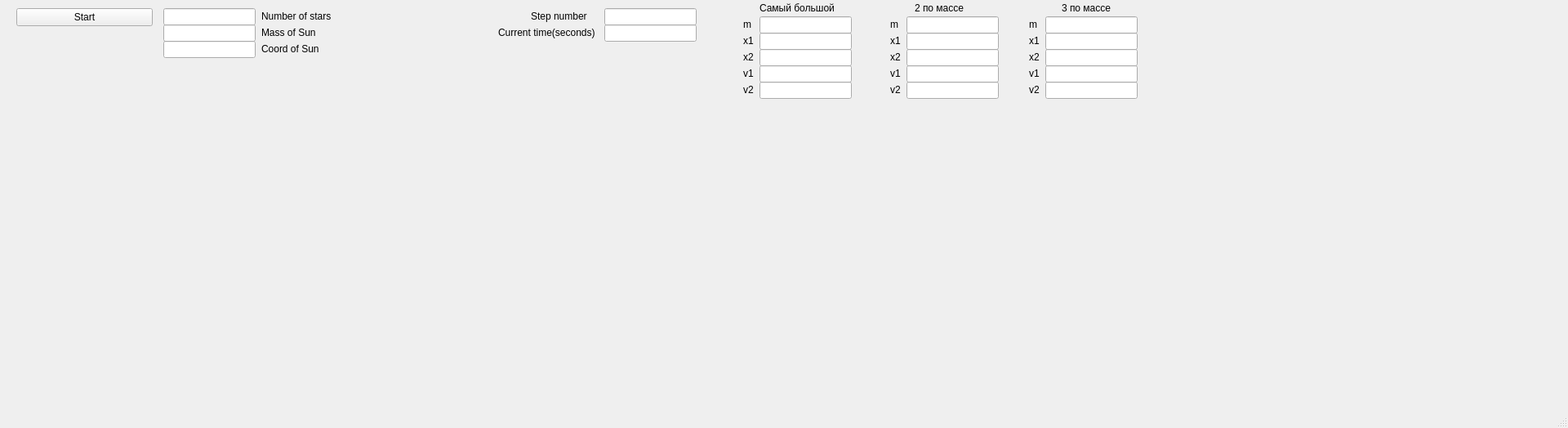
<?xml version="1.0" encoding="UTF-8"?>
<ui version="4.0">
 <class>MainWindow</class>
 <widget class="QMainWindow" name="MainWindow">
  <property name="windowModality">
   <enum>Qt::NonModal</enum>
  </property>
  <property name="geometry">
   <rect>
    <x>0</x>
    <y>0</y>
    <width>1920</width>
    <height>524</height>
   </rect>
  </property>
  <property name="windowTitle">
   <string>MainWindow</string>
  </property>
  <widget class="QWidget" name="centralwidget">
   <widget class="QPushButton" name="pushButtonStart">
    <property name="geometry">
     <rect>
      <x>20</x>
      <y>10</y>
      <width>167</width>
      <height>22</height>
     </rect>
    </property>
    <property name="mouseTracking">
     <bool>true</bool>
    </property>
    <property name="text">
     <string>Start</string>
    </property>
    <property name="checkable">
     <bool>false</bool>
    </property>
   </widget>
   <widget class="QLineEdit" name="lineEdit">
    <property name="geometry">
     <rect>
      <x>200</x>
      <y>10</y>
      <width>113</width>
      <height>21</height>
     </rect>
    </property>
   </widget>
   <widget class="QLineEdit" name="lineEdit_2">
    <property name="geometry">
     <rect>
      <x>200</x>
      <y>30</y>
      <width>113</width>
      <height>21</height>
     </rect>
    </property>
   </widget>
   <widget class="QLineEdit" name="lineEdit_3">
    <property name="geometry">
     <rect>
      <x>200</x>
      <y>50</y>
      <width>113</width>
      <height>21</height>
     </rect>
    </property>
   </widget>
   <widget class="QLabel" name="label">
    <property name="geometry">
     <rect>
      <x>320</x>
      <y>10</y>
      <width>111</width>
      <height>20</height>
     </rect>
    </property>
    <property name="text">
     <string>Number of stars</string>
    </property>
   </widget>
   <widget class="QLabel" name="label_2">
    <property name="geometry">
     <rect>
      <x>320</x>
      <y>30</y>
      <width>81</width>
      <height>20</height>
     </rect>
    </property>
    <property name="text">
     <string>Mass of Sun</string>
    </property>
   </widget>
   <widget class="QLabel" name="label_3">
    <property name="geometry">
     <rect>
      <x>320</x>
      <y>50</y>
      <width>91</width>
      <height>20</height>
     </rect>
    </property>
    <property name="text">
     <string>Coord of Sun</string>
    </property>
   </widget>
   <widget class="QLabel" name="label_4">
    <property name="geometry">
     <rect>
      <x>650</x>
      <y>10</y>
      <width>91</width>
      <height>20</height>
     </rect>
    </property>
    <property name="text">
     <string>Step number</string>
    </property>
   </widget>
   <widget class="QLabel" name="label_5">
    <property name="geometry">
     <rect>
      <x>610</x>
      <y>30</y>
      <width>151</width>
      <height>20</height>
     </rect>
    </property>
    <property name="text">
     <string>Current time(seconds)</string>
    </property>
   </widget>
   <widget class="QLineEdit" name="lineEdit_4">
    <property name="geometry">
     <rect>
      <x>740</x>
      <y>10</y>
      <width>113</width>
      <height>21</height>
     </rect>
    </property>
   </widget>
   <widget class="QLineEdit" name="lineEdit_5">
    <property name="geometry">
     <rect>
      <x>740</x>
      <y>30</y>
      <width>113</width>
      <height>21</height>
     </rect>
    </property>
   </widget>
   <widget class="QLabel" name="label_6">
    <property name="geometry">
     <rect>
      <x>930</x>
      <y>0</y>
      <width>121</width>
      <height>20</height>
     </rect>
    </property>
    <property name="text">
     <string>Самый большой</string>
    </property>
   </widget>
   <widget class="QLineEdit" name="lineEdit_6">
    <property name="geometry">
     <rect>
      <x>930</x>
      <y>40</y>
      <width>113</width>
      <height>21</height>
     </rect>
    </property>
   </widget>
   <widget class="QLineEdit" name="lineEdit_7">
    <property name="geometry">
     <rect>
      <x>930</x>
      <y>20</y>
      <width>113</width>
      <height>21</height>
     </rect>
    </property>
   </widget>
   <widget class="QLineEdit" name="lineEdit_8">
    <property name="geometry">
     <rect>
      <x>930</x>
      <y>60</y>
      <width>113</width>
      <height>21</height>
     </rect>
    </property>
   </widget>
   <widget class="QLineEdit" name="lineEdit_9">
    <property name="geometry">
     <rect>
      <x>930</x>
      <y>80</y>
      <width>113</width>
      <height>21</height>
     </rect>
    </property>
   </widget>
   <widget class="QLineEdit" name="lineEdit_10">
    <property name="geometry">
     <rect>
      <x>930</x>
      <y>100</y>
      <width>113</width>
      <height>21</height>
     </rect>
    </property>
   </widget>
   <widget class="QLabel" name="label_7">
    <property name="geometry">
     <rect>
      <x>910</x>
      <y>20</y>
      <width>63</width>
      <height>20</height>
     </rect>
    </property>
    <property name="text">
     <string>m</string>
    </property>
   </widget>
   <widget class="QLabel" name="label_8">
    <property name="geometry">
     <rect>
      <x>910</x>
      <y>40</y>
      <width>63</width>
      <height>20</height>
     </rect>
    </property>
    <property name="text">
     <string>x1</string>
    </property>
   </widget>
   <widget class="QLabel" name="label_9">
    <property name="geometry">
     <rect>
      <x>910</x>
      <y>60</y>
      <width>63</width>
      <height>20</height>
     </rect>
    </property>
    <property name="text">
     <string>x2</string>
    </property>
   </widget>
   <widget class="QLabel" name="label_10">
    <property name="geometry">
     <rect>
      <x>910</x>
      <y>80</y>
      <width>63</width>
      <height>20</height>
     </rect>
    </property>
    <property name="text">
     <string>v1</string>
    </property>
   </widget>
   <widget class="QLabel" name="label_11">
    <property name="geometry">
     <rect>
      <x>910</x>
      <y>100</y>
      <width>63</width>
      <height>20</height>
     </rect>
    </property>
    <property name="text">
     <string>v2</string>
    </property>
   </widget>
   <widget class="QLineEdit" name="lineEdit_11">
    <property name="geometry">
     <rect>
      <x>1280</x>
      <y>20</y>
      <width>113</width>
      <height>21</height>
     </rect>
    </property>
   </widget>
   <widget class="QLineEdit" name="lineEdit_12">
    <property name="geometry">
     <rect>
      <x>1280</x>
      <y>40</y>
      <width>113</width>
      <height>21</height>
     </rect>
    </property>
   </widget>
   <widget class="QLabel" name="label_12">
    <property name="geometry">
     <rect>
      <x>1260</x>
      <y>20</y>
      <width>63</width>
      <height>20</height>
     </rect>
    </property>
    <property name="text">
     <string>m</string>
    </property>
   </widget>
   <widget class="QLineEdit" name="lineEdit_13">
    <property name="geometry">
     <rect>
      <x>1280</x>
      <y>60</y>
      <width>113</width>
      <height>21</height>
     </rect>
    </property>
   </widget>
   <widget class="QLabel" name="label_13">
    <property name="geometry">
     <rect>
      <x>1300</x>
      <y>0</y>
      <width>121</width>
      <height>20</height>
     </rect>
    </property>
    <property name="text">
     <string>3 по массе</string>
    </property>
   </widget>
   <widget class="QLabel" name="label_14">
    <property name="geometry">
     <rect>
      <x>1260</x>
      <y>80</y>
      <width>63</width>
      <height>20</height>
     </rect>
    </property>
    <property name="text">
     <string>v1</string>
    </property>
   </widget>
   <widget class="QLineEdit" name="lineEdit_14">
    <property name="geometry">
     <rect>
      <x>1280</x>
      <y>80</y>
      <width>113</width>
      <height>21</height>
     </rect>
    </property>
   </widget>
   <widget class="QLabel" name="label_15">
    <property name="geometry">
     <rect>
      <x>1260</x>
      <y>40</y>
      <width>63</width>
      <height>20</height>
     </rect>
    </property>
    <property name="text">
     <string>x1</string>
    </property>
   </widget>
   <widget class="QLineEdit" name="lineEdit_15">
    <property name="geometry">
     <rect>
      <x>1280</x>
      <y>100</y>
      <width>113</width>
      <height>21</height>
     </rect>
    </property>
   </widget>
   <widget class="QLabel" name="label_16">
    <property name="geometry">
     <rect>
      <x>1260</x>
      <y>60</y>
      <width>63</width>
      <height>20</height>
     </rect>
    </property>
    <property name="text">
     <string>x2</string>
    </property>
   </widget>
   <widget class="QLabel" name="label_17">
    <property name="geometry">
     <rect>
      <x>1260</x>
      <y>100</y>
      <width>63</width>
      <height>20</height>
     </rect>
    </property>
    <property name="text">
     <string>v2</string>
    </property>
   </widget>
   <widget class="QLabel" name="label_18">
    <property name="geometry">
     <rect>
      <x>1090</x>
      <y>100</y>
      <width>63</width>
      <height>20</height>
     </rect>
    </property>
    <property name="text">
     <string>v2</string>
    </property>
   </widget>
   <widget class="QLabel" name="label_19">
    <property name="geometry">
     <rect>
      <x>1090</x>
      <y>60</y>
      <width>63</width>
      <height>20</height>
     </rect>
    </property>
    <property name="text">
     <string>x2</string>
    </property>
   </widget>
   <widget class="QLabel" name="label_20">
    <property name="geometry">
     <rect>
      <x>1090</x>
      <y>80</y>
      <width>63</width>
      <height>20</height>
     </rect>
    </property>
    <property name="text">
     <string>v1</string>
    </property>
   </widget>
   <widget class="QLabel" name="label_21">
    <property name="geometry">
     <rect>
      <x>1120</x>
      <y>0</y>
      <width>121</width>
      <height>20</height>
     </rect>
    </property>
    <property name="text">
     <string>2 по массе</string>
    </property>
   </widget>
   <widget class="QLineEdit" name="lineEdit_16">
    <property name="geometry">
     <rect>
      <x>1110</x>
      <y>20</y>
      <width>113</width>
      <height>21</height>
     </rect>
    </property>
   </widget>
   <widget class="QLabel" name="label_22">
    <property name="geometry">
     <rect>
      <x>1090</x>
      <y>40</y>
      <width>63</width>
      <height>20</height>
     </rect>
    </property>
    <property name="text">
     <string>x1</string>
    </property>
   </widget>
   <widget class="QLabel" name="label_23">
    <property name="geometry">
     <rect>
      <x>1090</x>
      <y>20</y>
      <width>63</width>
      <height>20</height>
     </rect>
    </property>
    <property name="text">
     <string>m</string>
    </property>
   </widget>
   <widget class="QLineEdit" name="lineEdit_17">
    <property name="geometry">
     <rect>
      <x>1110</x>
      <y>60</y>
      <width>113</width>
      <height>21</height>
     </rect>
    </property>
   </widget>
   <widget class="QLineEdit" name="lineEdit_18">
    <property name="geometry">
     <rect>
      <x>1110</x>
      <y>80</y>
      <width>113</width>
      <height>21</height>
     </rect>
    </property>
   </widget>
   <widget class="QLineEdit" name="lineEdit_19">
    <property name="geometry">
     <rect>
      <x>1110</x>
      <y>40</y>
      <width>113</width>
      <height>21</height>
     </rect>
    </property>
   </widget>
   <widget class="QLineEdit" name="lineEdit_20">
    <property name="geometry">
     <rect>
      <x>1110</x>
      <y>100</y>
      <width>113</width>
      <height>21</height>
     </rect>
    </property>
   </widget>
  </widget>
  <widget class="QMenuBar" name="menubar">
   <property name="geometry">
    <rect>
     <x>0</x>
     <y>0</y>
     <width>1920</width>
     <height>25</height>
    </rect>
   </property>
  </widget>
  <widget class="QStatusBar" name="statusbar"/>
  <action name="actionNEW">
   <property name="text">
    <string>NEW</string>
   </property>
   <property name="toolTip">
    <string>&lt;html&gt;&lt;head/&gt;&lt;body&gt;&lt;p&gt;new text&lt;/p&gt;&lt;/body&gt;&lt;/html&gt;</string>
   </property>
  </action>
 </widget>
 <resources/>
 <connections/>
</ui>
